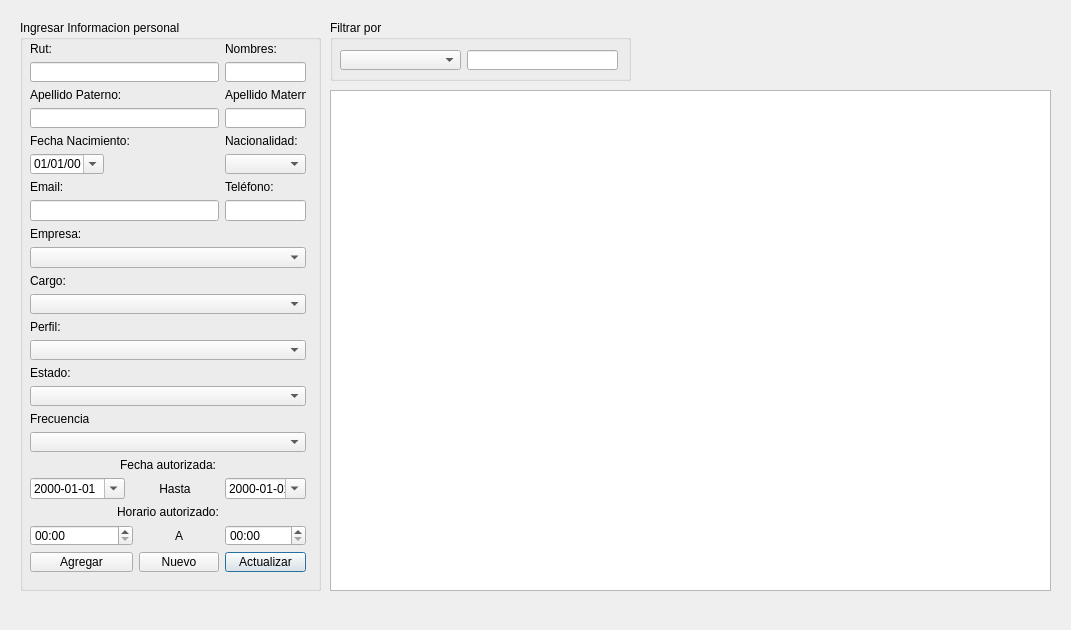
<?xml version="1.0" encoding="UTF-8"?>
<ui version="4.0">
 <class>People</class>
 <widget class="QDialog" name="People">
  <property name="geometry">
   <rect>
    <x>0</x>
    <y>0</y>
    <width>1071</width>
    <height>630</height>
   </rect>
  </property>
  <property name="windowTitle">
   <string>Dialog</string>
  </property>
  <widget class="QTableView" name="tableView">
   <property name="geometry">
    <rect>
     <x>330</x>
     <y>90</y>
     <width>721</width>
     <height>501</height>
    </rect>
   </property>
   <property name="alternatingRowColors">
    <bool>true</bool>
   </property>
   <property name="sortingEnabled">
    <bool>true</bool>
   </property>
   <attribute name="horizontalHeaderStretchLastSection">
    <bool>true</bool>
   </attribute>
   <attribute name="verticalHeaderShowSortIndicator" stdset="0">
    <bool>false</bool>
   </attribute>
  </widget>
  <widget class="QGroupBox" name="groupBox">
   <property name="geometry">
    <rect>
     <x>20</x>
     <y>20</y>
     <width>301</width>
     <height>571</height>
    </rect>
   </property>
   <property name="title">
    <string>Ingresar Informacion personal</string>
   </property>
   <widget class="QLabel" name="label_status">
    <property name="geometry">
     <rect>
      <x>10</x>
      <y>580</y>
      <width>21</width>
      <height>21</height>
     </rect>
    </property>
    <property name="text">
     <string>status</string>
    </property>
   </widget>
   <widget class="QWidget" name="layoutWidget">
    <property name="geometry">
     <rect>
      <x>10</x>
      <y>22</y>
      <width>276</width>
      <height>531</height>
     </rect>
    </property>
    <layout class="QGridLayout" name="gridLayout">
     <item row="0" column="0">
      <widget class="QLabel" name="label">
       <property name="text">
        <string>Rut:</string>
       </property>
      </widget>
     </item>
     <item row="0" column="6">
      <widget class="QLabel" name="label_3">
       <property name="text">
        <string>Nombres:</string>
       </property>
      </widget>
     </item>
     <item row="1" column="0" colspan="6">
      <widget class="QLineEdit" name="lineEdit_rut"/>
     </item>
     <item row="1" column="6">
      <widget class="QLineEdit" name="lineEdit_names"/>
     </item>
     <item row="2" column="0" colspan="4">
      <widget class="QLabel" name="label_5">
       <property name="text">
        <string>Apellido Paterno:</string>
       </property>
      </widget>
     </item>
     <item row="2" column="6">
      <widget class="QLabel" name="label_13">
       <property name="text">
        <string>Apellido Materno:</string>
       </property>
      </widget>
     </item>
     <item row="3" column="0" colspan="6">
      <widget class="QLineEdit" name="lineEdit_paternal_surname"/>
     </item>
     <item row="3" column="6">
      <widget class="QLineEdit" name="lineEdit_maternal_surname"/>
     </item>
     <item row="4" column="0" colspan="5">
      <widget class="QLabel" name="label_2">
       <property name="text">
        <string>Fecha Nacimiento:</string>
       </property>
      </widget>
     </item>
     <item row="4" column="6">
      <widget class="QLabel" name="label_6">
       <property name="text">
        <string>Nacionalidad:</string>
       </property>
      </widget>
     </item>
     <item row="5" column="0" colspan="2">
      <widget class="QDateEdit" name="dateEdit_birthdate">
       <property name="displayFormat">
        <string>dd/MM/yy</string>
       </property>
       <property name="calendarPopup">
        <bool>true</bool>
       </property>
      </widget>
     </item>
     <item row="5" column="6">
      <widget class="QComboBox" name="comboBox_nationality"/>
     </item>
     <item row="6" column="0">
      <widget class="QLabel" name="label_10">
       <property name="text">
        <string>Email:</string>
       </property>
      </widget>
     </item>
     <item row="6" column="6">
      <widget class="QLabel" name="label_7">
       <property name="text">
        <string>Teléfono:</string>
       </property>
      </widget>
     </item>
     <item row="7" column="0" colspan="6">
      <widget class="QLineEdit" name="lineEdit_email"/>
     </item>
     <item row="7" column="6">
      <widget class="QLineEdit" name="lineEdit_cellphone"/>
     </item>
     <item row="8" column="0">
      <widget class="QLabel" name="label_4">
       <property name="text">
        <string>Empresa:</string>
       </property>
      </widget>
     </item>
     <item row="9" column="0" colspan="7">
      <widget class="QComboBox" name="comboBox_company">
       <property name="maxVisibleItems">
        <number>20</number>
       </property>
      </widget>
     </item>
     <item row="10" column="0">
      <widget class="QLabel" name="label_17">
       <property name="text">
        <string>Cargo:</string>
       </property>
      </widget>
     </item>
     <item row="11" column="0" colspan="7">
      <widget class="QComboBox" name="comboBox_position">
       <property name="maxVisibleItems">
        <number>20</number>
       </property>
      </widget>
     </item>
     <item row="12" column="0">
      <widget class="QLabel" name="label_11">
       <property name="text">
        <string>Perfil:</string>
       </property>
      </widget>
     </item>
     <item row="13" column="0" colspan="7">
      <widget class="QComboBox" name="comboBox_profile"/>
     </item>
     <item row="14" column="0">
      <widget class="QLabel" name="label_12">
       <property name="text">
        <string>Estado:</string>
       </property>
      </widget>
     </item>
     <item row="15" column="0" colspan="7">
      <widget class="QComboBox" name="comboBox_state">
       <property name="currentText">
        <string/>
       </property>
      </widget>
     </item>
     <item row="16" column="0">
      <widget class="QLabel" name="label_14">
       <property name="text">
        <string>Frecuencia</string>
       </property>
      </widget>
     </item>
     <item row="17" column="0" colspan="7">
      <widget class="QComboBox" name="comboBox_frequency"/>
     </item>
     <item row="19" column="6">
      <widget class="QDateEdit" name="dateEdit_end">
       <property name="displayFormat">
        <string>yyyy-MM-dd</string>
       </property>
       <property name="calendarPopup">
        <bool>true</bool>
       </property>
      </widget>
     </item>
     <item row="18" column="0" colspan="7">
      <widget class="QLabel" name="label_9">
       <property name="text">
        <string>Fecha autorizada:</string>
       </property>
       <property name="alignment">
        <set>Qt::AlignCenter</set>
       </property>
      </widget>
     </item>
     <item row="20" column="0" colspan="7">
      <widget class="QLabel" name="label_8">
       <property name="layoutDirection">
        <enum>Qt::LeftToRight</enum>
       </property>
       <property name="text">
        <string>Horario autorizado:</string>
       </property>
       <property name="alignment">
        <set>Qt::AlignCenter</set>
       </property>
      </widget>
     </item>
     <item row="21" column="6">
      <widget class="QTimeEdit" name="timeEdit_end">
       <property name="displayFormat">
        <string>HH:mm</string>
       </property>
      </widget>
     </item>
     <item row="22" column="6">
      <widget class="QPushButton" name="pushButton_update">
       <property name="text">
        <string>Actualizar</string>
       </property>
      </widget>
     </item>
     <item row="21" column="5">
      <widget class="QLabel" name="label_15">
       <property name="text">
        <string>A</string>
       </property>
       <property name="alignment">
        <set>Qt::AlignCenter</set>
       </property>
      </widget>
     </item>
     <item row="21" column="0" colspan="5">
      <widget class="QTimeEdit" name="timeEdit_start">
       <property name="displayFormat">
        <string>HH:mm</string>
       </property>
       <property name="calendarPopup">
        <bool>false</bool>
       </property>
      </widget>
     </item>
     <item row="19" column="4" colspan="2">
      <widget class="QLabel" name="label_16">
       <property name="text">
        <string>Hasta</string>
       </property>
       <property name="alignment">
        <set>Qt::AlignCenter</set>
       </property>
      </widget>
     </item>
     <item row="19" column="0" colspan="4">
      <widget class="QDateEdit" name="dateEdit_start">
       <property name="displayFormat">
        <string>yyyy-MM-dd</string>
       </property>
       <property name="calendarPopup">
        <bool>true</bool>
       </property>
      </widget>
     </item>
     <item row="22" column="0" colspan="5">
      <widget class="QPushButton" name="pushButton_add">
       <property name="text">
        <string>Agregar</string>
       </property>
      </widget>
     </item>
     <item row="22" column="5">
      <widget class="QPushButton" name="pushButton_new">
       <property name="text">
        <string>Nuevo</string>
       </property>
      </widget>
     </item>
    </layout>
   </widget>
  </widget>
  <widget class="QGroupBox" name="groupBox_4">
   <property name="geometry">
    <rect>
     <x>330</x>
     <y>20</y>
     <width>301</width>
     <height>61</height>
    </rect>
   </property>
   <property name="title">
    <string>Filtrar por</string>
   </property>
   <widget class="QLineEdit" name="lineEdit_filtered">
    <property name="geometry">
     <rect>
      <x>137</x>
      <y>30</y>
      <width>151</width>
      <height>20</height>
     </rect>
    </property>
   </widget>
   <widget class="QComboBox" name="comboBox_filtered">
    <property name="geometry">
     <rect>
      <x>10</x>
      <y>30</y>
      <width>121</width>
      <height>20</height>
     </rect>
    </property>
   </widget>
  </widget>
 </widget>
 <resources/>
 <connections/>
</ui>
